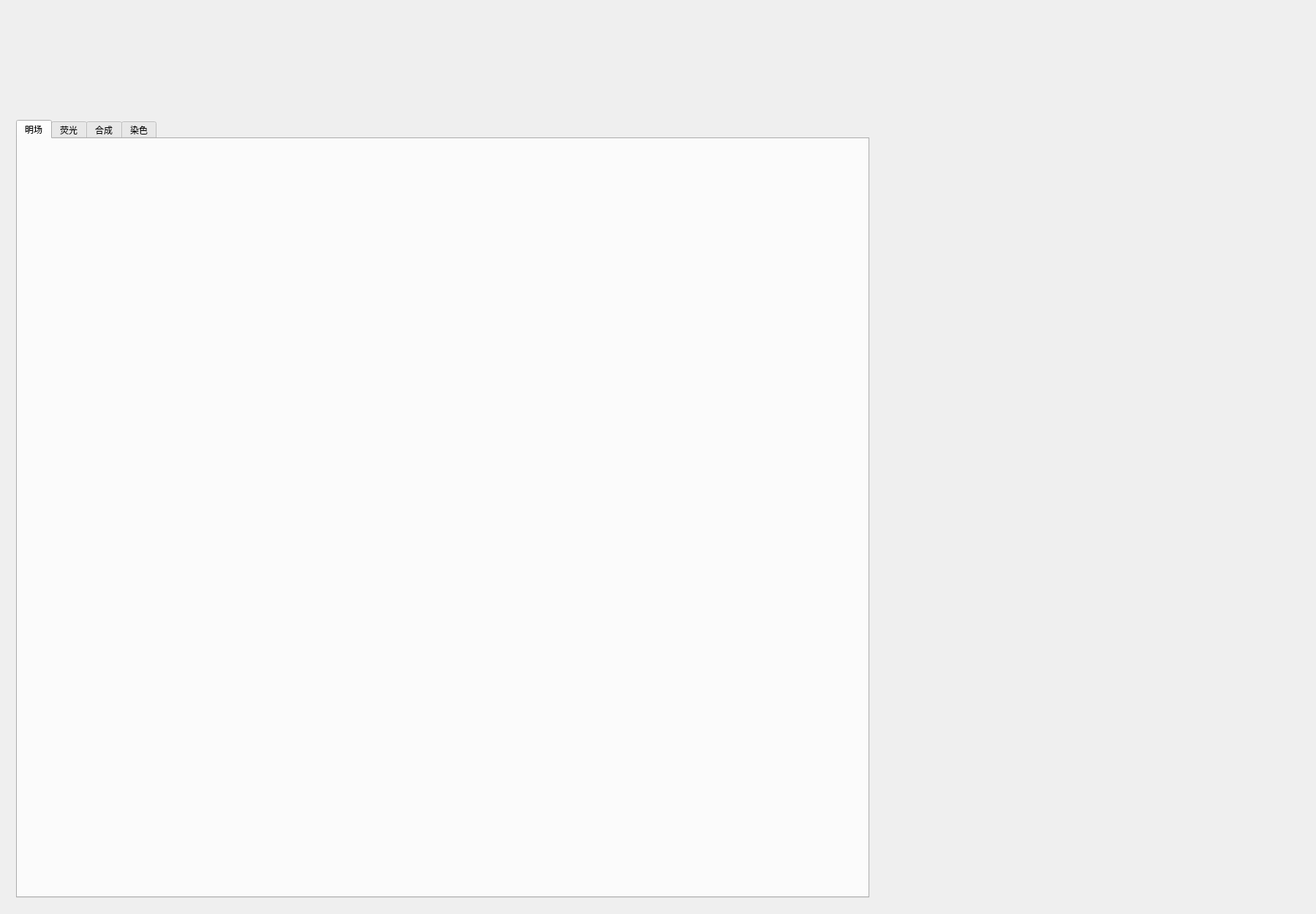
<?xml version="1.0" encoding="UTF-8"?>
<ui version="4.0">
 <class>MainWindow</class>
 <widget class="QMainWindow" name="MainWindow">
  <property name="geometry">
   <rect>
    <x>0</x>
    <y>0</y>
    <width>1800</width>
    <height>1250</height>
   </rect>
  </property>
  <property name="minimumSize">
   <size>
    <width>1800</width>
    <height>1250</height>
   </size>
  </property>
  <property name="baseSize">
   <size>
    <width>1000</width>
    <height>1600</height>
   </size>
  </property>
  <property name="windowTitle">
   <string>MainWindow</string>
  </property>
  <widget class="QWidget" name="centralWidget">
   <layout class="QGridLayout" name="gridLayout_2" rowstretch="1,8">
    <item row="1" column="0">
     <widget class="QWidget" name="widget" native="true">
      <layout class="QHBoxLayout" name="horizontalLayout_5" stretch="2,1">
       <item>
        <widget class="QTabWidget" name="tabWidget_2">
         <property name="currentIndex">
          <number>0</number>
         </property>
         <widget class="QWidget" name="tab2_Bright">
          <attribute name="title">
           <string>明场</string>
          </attribute>
          <widget class="my_Label" name="label_Show">
           <property name="geometry">
            <rect>
             <x>0</x>
             <y>0</y>
             <width>1171</width>
             <height>1021</height>
            </rect>
           </property>
           <property name="font">
            <font>
             <pointsize>66</pointsize>
            </font>
           </property>
           <property name="text">
            <string>&lt;html&gt;&lt;head/&gt;&lt;body&gt;&lt;p align=&quot;center&quot;&gt;&lt;br/&gt;&lt;/p&gt;&lt;/body&gt;&lt;/html&gt;</string>
           </property>
          </widget>
         </widget>
         <widget class="QWidget" name="tab2_Flu">
          <attribute name="title">
           <string>荧光</string>
          </attribute>
          <widget class="my_Label" name="label_Show_2">
           <property name="geometry">
            <rect>
             <x>0</x>
             <y>0</y>
             <width>1171</width>
             <height>1021</height>
            </rect>
           </property>
           <property name="font">
            <font>
             <pointsize>66</pointsize>
            </font>
           </property>
           <property name="text">
            <string>&lt;html&gt;&lt;head/&gt;&lt;body&gt;&lt;p&gt;&lt;br/&gt;&lt;/p&gt;&lt;/body&gt;&lt;/html&gt;</string>
           </property>
          </widget>
         </widget>
         <widget class="QWidget" name="tab2_Mix">
          <attribute name="title">
           <string>合成</string>
          </attribute>
          <widget class="my_Label" name="label_Show_3">
           <property name="geometry">
            <rect>
             <x>0</x>
             <y>0</y>
             <width>1171</width>
             <height>1021</height>
            </rect>
           </property>
           <property name="font">
            <font>
             <pointsize>66</pointsize>
            </font>
           </property>
           <property name="text">
            <string/>
           </property>
          </widget>
         </widget>
         <widget class="QWidget" name="tab2_Color">
          <attribute name="title">
           <string>染色</string>
          </attribute>
         </widget>
        </widget>
       </item>
       <item>
        <widget class="QWidget" name="widget_2" native="true">
         <layout class="QGridLayout" name="gridLayout_7" rowstretch="0">
          <item row="0" column="0">
           <widget class="QScrollArea" name="scrollArea">
            <property name="layoutDirection">
             <enum>Qt::LeftToRight</enum>
            </property>
            <property name="frameShape">
             <enum>QFrame::NoFrame</enum>
            </property>
            <property name="frameShadow">
             <enum>QFrame::Plain</enum>
            </property>
            <property name="widgetResizable">
             <bool>true</bool>
            </property>
            <widget class="QWidget" name="scrollAreaWidgetContents_2">
             <property name="geometry">
              <rect>
               <x>0</x>
               <y>0</y>
               <width>579</width>
               <height>1073</height>
              </rect>
             </property>
            </widget>
           </widget>
          </item>
         </layout>
        </widget>
       </item>
      </layout>
     </widget>
    </item>
    <item row="0" column="0">
     <widget class="QScrollArea" name="scrollArea_2">
      <property name="frameShape">
       <enum>QFrame::NoFrame</enum>
      </property>
      <property name="widgetResizable">
       <bool>true</bool>
      </property>
      <widget class="QWidget" name="scrollAreaWidgetContents_3">
       <property name="geometry">
        <rect>
         <x>0</x>
         <y>0</y>
         <width>1788</width>
         <height>137</height>
        </rect>
       </property>
      </widget>
     </widget>
    </item>
   </layout>
  </widget>
 </widget>
 <layoutdefault spacing="6" margin="11"/>
 <customwidgets>
  <customwidget>
   <class>my_Label</class>
   <extends>QLabel</extends>
   <header>my_label.h</header>
  </customwidget>
 </customwidgets>
 <resources/>
 <connections/>
</ui>
